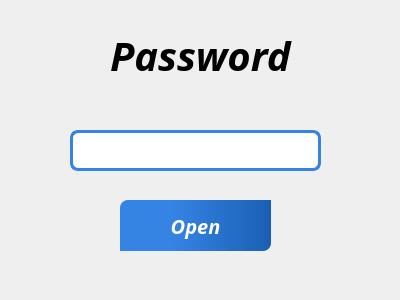
<?xml version="1.0" encoding="UTF-8"?>
<ui version="4.0">
 <class>Form</class>
 <widget class="QWidget" name="Form">
  <property name="geometry">
   <rect>
    <x>0</x>
    <y>0</y>
    <width>400</width>
    <height>300</height>
   </rect>
  </property>
  <property name="windowTitle">
   <string>Form</string>
  </property>
  <widget class="QLabel" name="label_11">
   <property name="geometry">
    <rect>
     <x>110</x>
     <y>30</y>
     <width>231</width>
     <height>51</height>
    </rect>
   </property>
   <property name="font">
    <font>
     <family>Sans Serif</family>
     <pointsize>30</pointsize>
     <weight>75</weight>
     <italic>true</italic>
     <bold>true</bold>
    </font>
   </property>
   <property name="text">
    <string>Password</string>
   </property>
   <property name="textFormat">
    <enum>Qt::PlainText</enum>
   </property>
  </widget>
  <widget class="QLineEdit" name="et_password">
   <property name="geometry">
    <rect>
     <x>70</x>
     <y>130</y>
     <width>251</width>
     <height>41</height>
    </rect>
   </property>
   <property name="font">
    <font>
     <family>Roboto Slab</family>
     <weight>75</weight>
     <bold>true</bold>
    </font>
   </property>
   <property name="styleSheet">
    <string notr="true">QLineEdit {
	border-radius: 8px;
	border: 3px solid rgb(53, 132, 228);
}</string>
   </property>
   <property name="echoMode">
    <enum>QLineEdit::Password</enum>
   </property>
  </widget>
  <widget class="QPushButton" name="btn_checkPassword">
   <property name="geometry">
    <rect>
     <x>120</x>
     <y>200</y>
     <width>151</width>
     <height>51</height>
    </rect>
   </property>
   <property name="font">
    <font>
     <family>Sans Serif</family>
     <pointsize>15</pointsize>
     <weight>75</weight>
     <italic>true</italic>
     <bold>true</bold>
    </font>
   </property>
   <property name="styleSheet">
    <string notr="true">QPushButton {
	background: qlineargradient(spread:pad, x1:0.148, y1:1, x2:1, y2:1, stop:0.233503 rgba(53, 132, 228, 255), stop:1 rgba(26, 95, 180, 255));
	color: white;
	border-top-left-radius: 8px;
	border-bottom-right-radius: 8px;
	qproperty-cursor: pointingHandCursor;
}

QPushButton:hover {
	background: qlineargradient(spread:pad, x1:0.148, y1:1, x2:1, y2:1, stop:0.30102 rgba(0, 115, 255, 255), stop:1 rgba(12, 45, 85, 255));
}</string>
   </property>
   <property name="text">
    <string>Open</string>
   </property>
  </widget>
  <widget class="QLabel" name="lbl_iconPassword">
   <property name="geometry">
    <rect>
     <x>30</x>
     <y>20</y>
     <width>71</width>
     <height>71</height>
    </rect>
   </property>
   <property name="pixmap">
    <pixmap>../../Downloads/pngegg.png</pixmap>
   </property>
   <property name="scaledContents">
    <bool>true</bool>
   </property>
  </widget>
  <widget class="QLabel" name="lbl_background">
   <property name="geometry">
    <rect>
     <x>0</x>
     <y>0</y>
     <width>411</width>
     <height>311</height>
    </rect>
   </property>
   <property name="pixmap">
    <pixmap>../../Pictures/vector-JUL-2021-61.jpg</pixmap>
   </property>
   <property name="scaledContents">
    <bool>true</bool>
   </property>
  </widget>
  <zorder>lbl_background</zorder>
  <zorder>label_11</zorder>
  <zorder>et_password</zorder>
  <zorder>btn_checkPassword</zorder>
  <zorder>lbl_iconPassword</zorder>
 </widget>
 <resources/>
 <connections/>
</ui>
